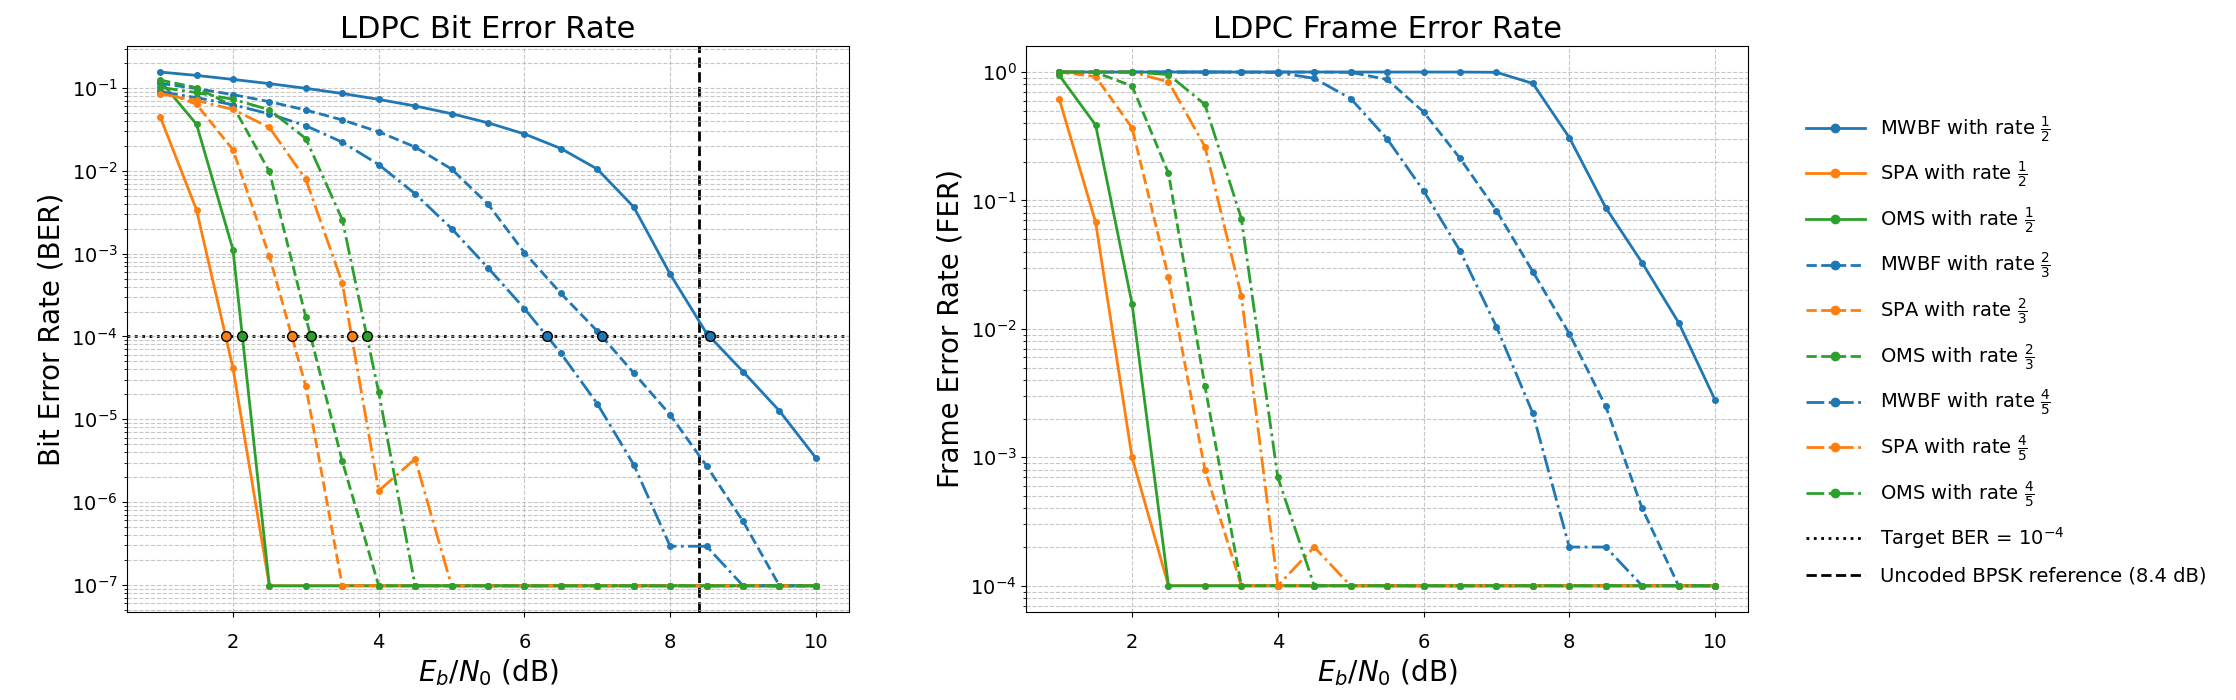

Write the Python code that produced this figure.
import os
import re

import matplotlib.pyplot as plt
import matplotlib.ticker as ticker
import numpy as np


# ============================================================
# Configuration
# ============================================================

TARGET_BER = 1e-4

# Theoretical uncoded BPSK performance over AWGN at BER = 10^-4.
UNCODED_BPSK_EBN0_AT_TARGET = 8.4  # dB, approximately

# Set this to False if you only want the horizontal BER target line.
SHOW_UNCODED_REFERENCE = True

RESULTS_FILES = [
    "k1024_r12_BF_MWBF_results.txt",
    "k1024_r12_BP_F_SPA_results.txt",
    "k1024_r12_BP_HL_OMS_results.txt",
    "k1024_r23_BF_MWBF_results.txt",
    "k1024_r23_BP_F_SPA_results.txt",
    "k1024_r23_BP_HL_OMS_results.txt",
    "k1024_r45_BF_MWBF_results.txt",
    "k1024_r45_BP_F_SPA_results.txt",
    "k1024_r45_BP_HL_OMS_results.txt",
]


ALGORITHMS = [
    r"MWBF with rate $\frac{1}{2}$",
    r"SPA with rate $\frac{1}{2}$",
    r"OMS with rate $\frac{1}{2}$",
    r"MWBF with rate $\frac{2}{3}$",
    r"SPA with rate $\frac{2}{3}$",
    r"OMS with rate $\frac{2}{3}$",
    r"MWBF with rate $\frac{4}{5}$",
    r"SPA with rate $\frac{4}{5}$",
    r"OMS with rate $\frac{4}{5}$",
]


LINESTYLES = [
    "-",   # rate 1/2
    "-",
    "-",
    "--",  # rate 2/3
    "--",
    "--",
    "-.",  # rate 4/5
    "-.",
    "-.",
]


COLORS = [
    "tab:blue",    # MWBF
    "tab:orange",  # SPA
    "tab:green",   # OMS
    "tab:blue",
    "tab:orange",
    "tab:green",
    "tab:blue",
    "tab:orange",
    "tab:green",
]


NUMBER_PATTERN = re.compile(
    r"[-+]?(?:\d*\.\d+|\d+)(?:[eE][-+]?\d+)?"
)


def parse_aff3ct_file(file_path):
    """Extract Eb/N0, BER, and FER columns from an AFF3CT output file."""

    ebn0 = []
    ber = []
    fer = []

    if not os.path.exists(file_path):
        print(f"Warning: file not found -> {file_path}")
        return None

    with open(file_path, "r", encoding="utf-8") as file:
        for line in file:
            line = line.strip()

            # AFF3CT headers and blank lines do not contain result rows.
            if line.startswith("#") or not line:
                continue

            numbers = NUMBER_PATTERN.findall(line)

            # AFF3CT result rows contain:
            # Es/N0, Eb/N0, FRA, BE, FE, BER, FER, ...
            if len(numbers) < 7:
                continue

            try:
                current_ebn0 = float(numbers[1])
                current_ber = float(numbers[5])
                current_fer = float(numbers[6])
            except ValueError:
                continue

            if current_ber < 0 or current_fer < 0:
                continue

            ebn0.append(current_ebn0)
            ber.append(current_ber)
            fer.append(current_fer)

    return ebn0, ber, fer


def find_snr_at_target(ebn0, ber, target_ber):
    """Estimate Eb/N0 where a BER curve crosses target_ber.

    BER is interpolated in log10(BER), which is appropriate for a
    semilog BER plot. If a curve reaches BER=0, the next available SNR
    is returned as an upper-bound estimate.
    """

    if len(ebn0) < 2 or len(ber) < 2:
        return None, False

    target_log = np.log10(target_ber)

    for x1, y1, x2, y2 in zip(ebn0[:-1], ber[:-1], ebn0[1:], ber[1:]):
        # Exact target value.
        if y1 == target_ber:
            return x1, True
        if y2 == target_ber:
            return x2, True

        # Normal crossing from above the target to below it.
        if y1 > target_ber and 0 < y2 < target_ber:
            log_y1 = np.log10(y1)
            log_y2 = np.log10(y2)
            fraction = (target_log - log_y1) / (log_y2 - log_y1)
            return x1 + fraction * (x2 - x1), True

        # BER=0 means the measured BER is below the resolution of the
        # simulation. The crossing occurred somewhere before x2.
        if y1 > target_ber and y2 == 0:
            return x2, False

    return None, False


def main():
    fig, (ax_ber, ax_fer) = plt.subplots(
        1,
        2,
        figsize=(18, 7),
        sharex=True,
    )

    coding_gain_results = []

    for i, file_path in enumerate(RESULTS_FILES):
        data = parse_aff3ct_file(file_path)

        if data is None:
            continue

        ebn0, ber, fer = data

        if not ebn0:
            print(f"Warning: no result rows found -> {file_path}")
            continue

        label = ALGORITHMS[i]

        ax_ber.semilogy(
            ebn0,
            ber,
            linestyle=LINESTYLES[i],
            color=COLORS[i],
            linewidth=2,
            marker="o",
            markersize=4,
            label=label,
        )

        ax_fer.semilogy(
            ebn0,
            fer,
            linestyle=LINESTYLES[i],
            color=COLORS[i],
            linewidth=2,
            marker="o",
            markersize=4,
            label=label,
        )

        target_snr, exact_crossing = find_snr_at_target(
            ebn0,
            ber,
            TARGET_BER,
        )

        if target_snr is not None:
            coding_gain = UNCODED_BPSK_EBN0_AT_TARGET - target_snr

            coding_gain_results.append(
                (label, target_snr, coding_gain, exact_crossing)
            )

            # Mark the estimated BER=10^-4 crossing on the BER graph.
            ax_ber.plot(
                target_snr,
                TARGET_BER,
                marker="o",
                markersize=7,
                color=COLORS[i],
                markeredgecolor="black",
                zorder=5,
            )

    # --------------------------------------------------------
    # BER target and coding-gain reference lines
    # --------------------------------------------------------

    ax_ber.axhline(
        TARGET_BER,
        color="black",
        linestyle=":",
        linewidth=2,
        label=r"Target BER = $10^{-4}$",
        zorder=1,
    )

    if SHOW_UNCODED_REFERENCE:
        ax_ber.axvline(
            UNCODED_BPSK_EBN0_AT_TARGET,
            color="black",
            linestyle="--",
            linewidth=2,
            label="Uncoded BPSK reference (8.4 dB)",
            zorder=1,
        )

    # Put labels directly beside the reference lines.
    # ax_ber.text(
    #     1.01,
    #     TARGET_BER,
    #     r"Target BER = $10^{-4}$",
    #     transform=ax_ber.get_yaxis_transform(),
    #     ha="left",
    #     va="bottom",
    #     color="black",
    #     fontsize=16,
    #     clip_on=False,
    #     bbox=dict(facecolor="white", alpha=0.01, edgecolor="none"),
    # )

    # if SHOW_UNCODED_REFERENCE:
    #     ax_ber.text(
    #         UNCODED_BPSK_EBN0_AT_TARGET,
    #         -0.01,
    #         "Uncoded BPSK reference (8.4 dB)",
    #         transform=ax_ber.get_xaxis_transform(),
    #         ha="left",
    #         va="top",
    #         color="black",
    #         fontsize=16,
    #         clip_on=False,
    #     )

    # --------------------------------------------------------
    # Axis formatting
    # --------------------------------------------------------

    for ax in (ax_ber, ax_fer):
        ax.yaxis.set_major_formatter(ticker.LogFormatterMathtext())
        ax.yaxis.set_minor_formatter(ticker.LogFormatterMathtext())
        ax.set_xlabel(r"$E_b/N_0$ (dB)", fontsize=20)
        ax.grid(True, which="both", linestyle="--", alpha=0.7)
        ax.tick_params(axis="x", which="both", pad=12)
        ax.tick_params(axis="both", labelsize=14)

    ax_ber.set_ylabel("Bit Error Rate (BER)", fontsize=20)
    ax_fer.set_ylabel("Frame Error Rate (FER)", fontsize=20)

    ax_ber.set_title("LDPC Bit Error Rate", fontsize=22)
    ax_fer.set_title("LDPC Frame Error Rate", fontsize=22)

    # One legend beside both plots, inside the figure boundary.
    handles, labels = ax_ber.get_legend_handles_labels()

    fig.legend(
        handles,
        labels,
        loc="center left",
        bbox_to_anchor=(0.80, 0.5),
        fontsize=14,
        frameon=False,
        markerscale=1.5,
        handlelength=3,
        labelspacing=0.8,
        )
    # Reserve the right side of the figure for the legend.
    plt.tight_layout(rect=[0, 0, 0.79, 1], w_pad=4.0)

    # --------------------------------------------------------
    # Print coding-gain estimates
    # --------------------------------------------------------

    print("\nEstimated performance at BER = 1e-4")
    print("Reference: uncoded BPSK Eb/N0 = 8.4 dB")
    print("-" * 72)

    if not coding_gain_results:
        print("No curves crossed BER = 1e-4 in the supplied SNR range.")
        print("Increase the maximum SNR used in the AFF3CT simulations.")
    else:
        for label, target_snr, coding_gain, exact_crossing in coding_gain_results:
            estimate_note = "" if exact_crossing else " (upper-bound estimate)"
            print(
                f"{label}: Eb/N0 = {target_snr:.3f} dB, "
                f"coding gain = {coding_gain:.3f} dB{estimate_note}"
            )

    plt.show()


if __name__ == "__main__":
    main()
